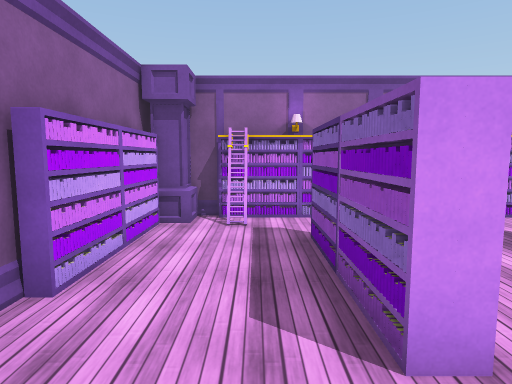
view 1 (above)

17 first-person views from a walk through a Unity game level. The camera is 1.5 m above the floor, tilts 6° down and sees 75° across. The floor is counted in squares, 1 m on a side. Each view is taken from the middle of a square. On the plan, view 1 faces up. The plan holds only what a view shows up to about 15 squares ahead; the rest is blank. The player is left out. Door leaves are left out, so doorways stand open. Surface patterns are stand-ins for the level's own textures.

view 2
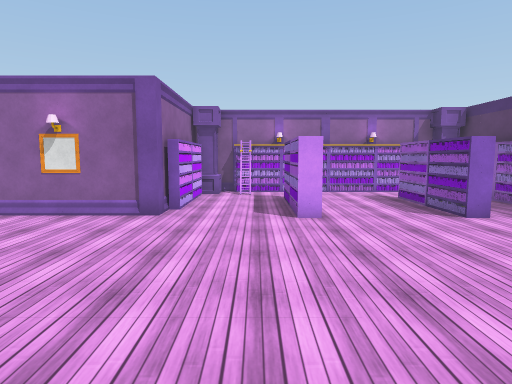

view 3
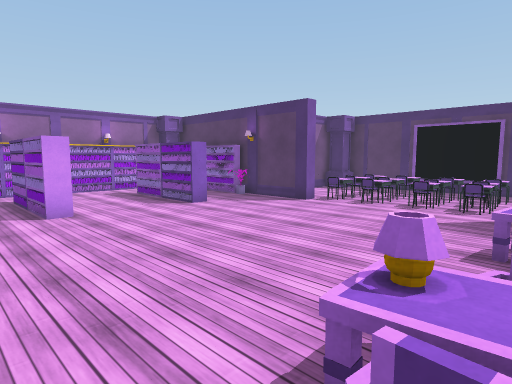

view 4
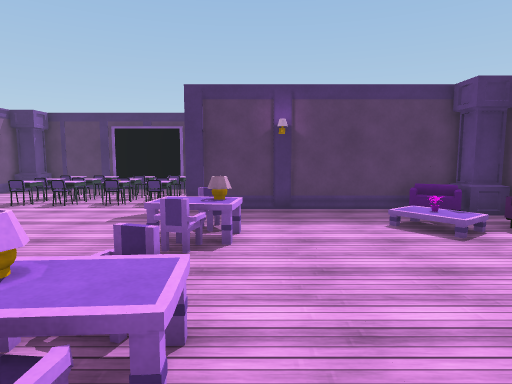

view 5
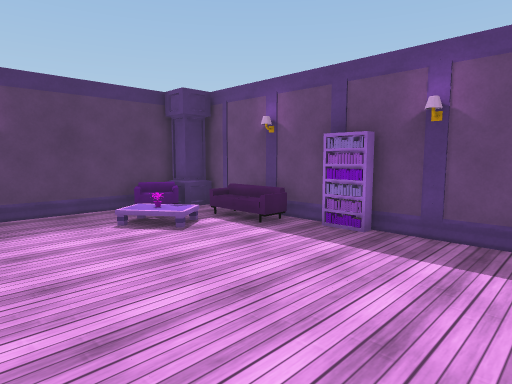

view 6
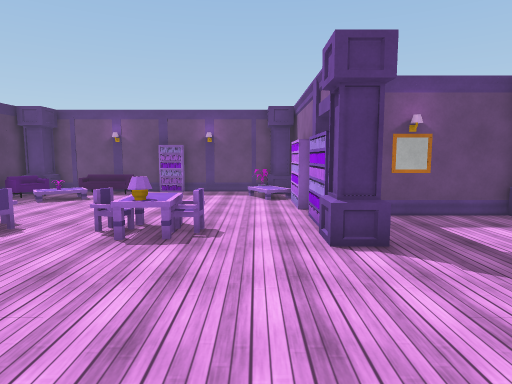

view 7
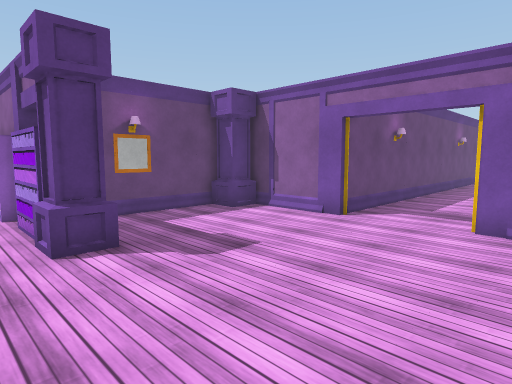

view 8
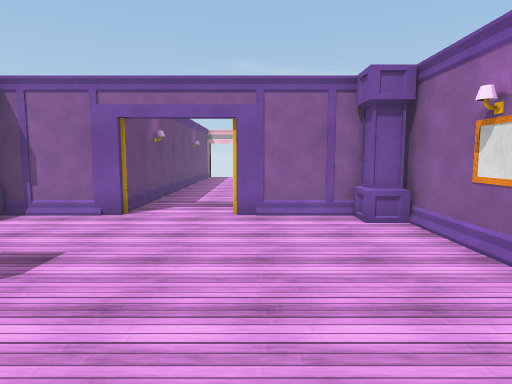

view 9
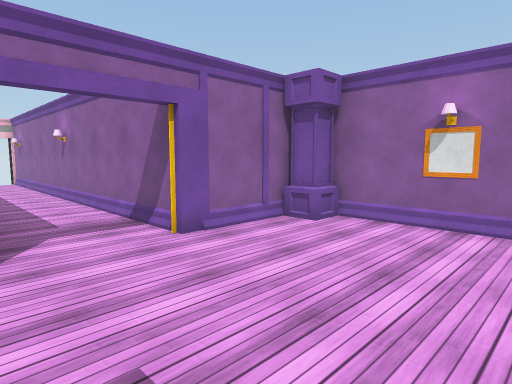

view 10
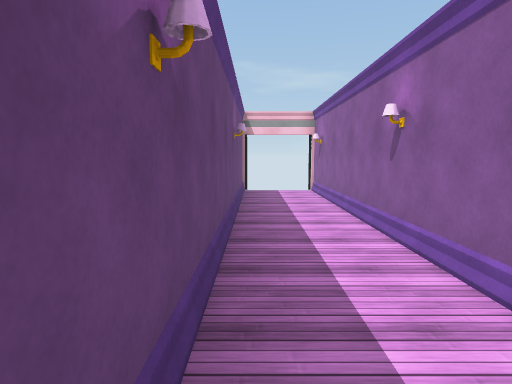

view 11
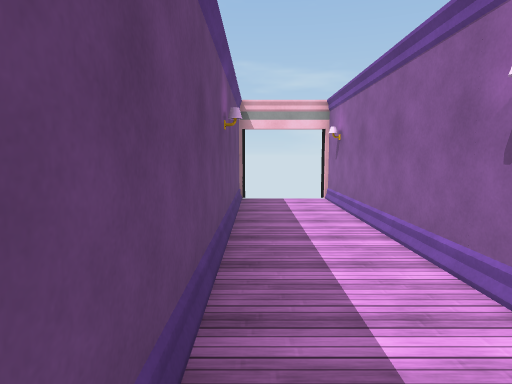

view 12
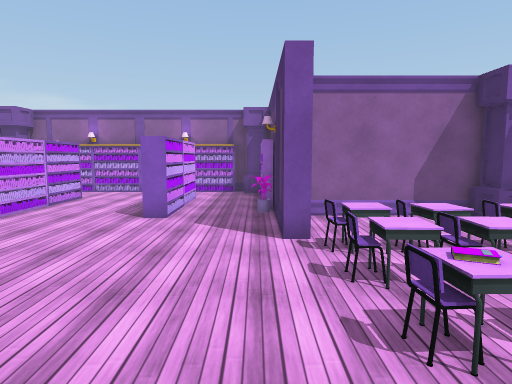

view 13
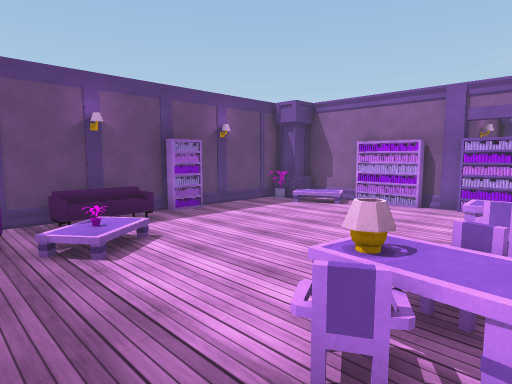

view 14
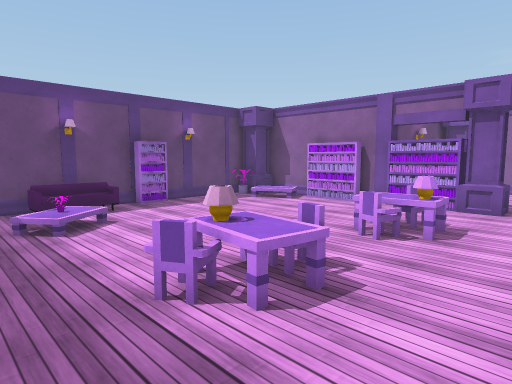

view 15
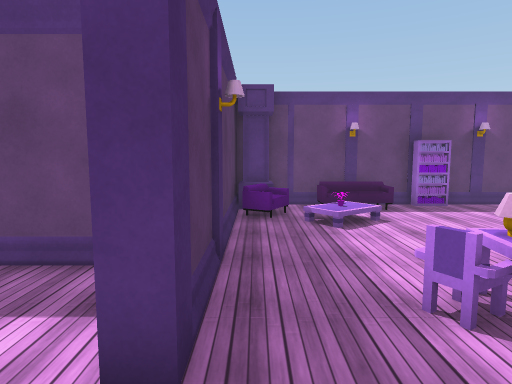

view 16
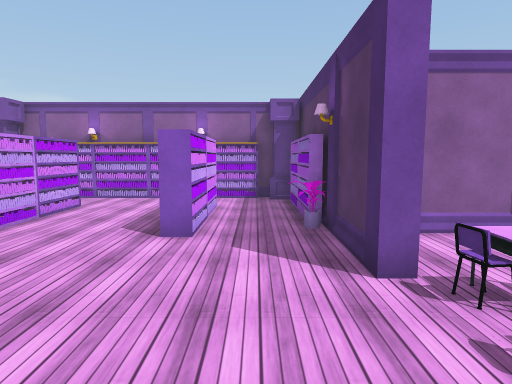

view 17
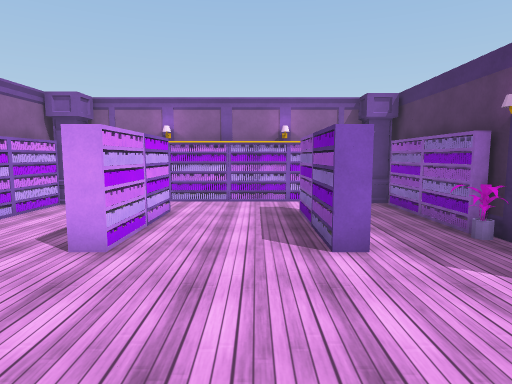

### Floor plan
Points are (right, up) in squares from view 1. A wall is a line through its corners. A room is listed if a view was taken in it or the views show most of it. See-through windows are left out.
Room 1 (views 1, 2, 3, 4, 5, 6, 7, 8, 9, 12, 13, 14, 15, 16, 17)
walls: (-2.6, -8.5) (-2.6, -9.6); (9.1, 0) (8.6, 0) (8.6, 5.8); (-2.6, 4) (-2.6, 2.6) (-8.2, 2.6); (-2.6, -11.6) (-2.6, -13.9); (10.3, -8.6) (11.6, -8.6); (-8.6, -4.6) (-8.6, -7.9); (3.7, 8.2) (3.1, 8.4) (2.3, 8.1) (1.7, 8.4) (1.2, 8.2); (-7.9, -8.6) (-4.1, -8.6); (4.5, 8.1) (3.7, 8.4); (2.5, 8.4) (1.8, 8) (1.1, 8.3); (4.2, 8.4) (3.3, 8.1) (2.3, 8.4) (1.8, 8); (3, 8.6) (1.1, 8.6); (-8.6, 2) (-8.6, -1.6); (6.4, 8) (5.4, 8.4); (12.5, 2.6) (9.4, 2.6); (-0.9, 8.6) (-1.7, 8.6); (6.6, 8.1) (5.9, 8.4); (7.1, 8.1) (6.4, 8.4) (6.1, 8.2); (6.4, 8.4) (5.6, 8); (7.1, 8.2) (1, 8.2); (7, 8.4) (6.4, 7.9) (5.9, 8.3) (5.5, 8.1); (-2.6, -14.6) (8.6, -14.6); (7.1, 8.4) (6.2, 8.1); (7.6, 8.6) (3.1, 8.6); (8.6, -14.2) (8.6, -6) (9, -6)
ways out: open door at (-9, -3) to room 2; gap at (9, -6)
objects: column (-8, -8); column (-8, 2); other object (-3, -8) to (-3, -7); column (-3, -6) to (-2, -6); column (-2, -14); bookshelf (-2, -11) to (-2, -10); bookshelf (-2, -8) to (-2, -7); bookshelf (-2, 4) to (-2, 5); bookshelf (-2, 6) to (-2, 7); column (-2, 8); other object (-1, -14); other object (-1, 8) to (0, 8); chair (0, -7); table (1, -7); lamp (1, -6); bookshelf (1, 2) to (1, 4); bookshelf (1, 5) to (1, 6); bookshelf (2, -14) to (3, -14); chair (2, -7); bookshelf (2, 3) to (2, 4); bookshelf (2, 5) to (2, 6); other object (4, -14); chair (4, -7); table (5, -8); lamp (5, -7); table (5, -6); bookshelf (5, 2); bookshelf (5, 3) to (6, 4); bookshelf (5, 4); bookshelf (5, 5) to (6, 6); chair (6, -7); bookshelf (6, 6); column (7, -14) to (8, -14); other object (7, -13); other object (8, 3); bookshelf (8, 4) to (8, 5); bookshelf (8, 6) to (8, 7); column (8, 8); desk (9, -5) to (10, -5); other object (9, -4); desk (9, -3); other object (9, -2); other object (9, -1); books (10, -4) to (10, -3); desk (10, -2); desk (10, -1) to (10, 0); other object (11, -5) to (11, -4); other object (11, -3); desk (11, -2); desk (11, -1) to (11, 0); other object (12, -5); other object (12, -4) to (12, -3); other object (12, -2); other object (12, -1) to (12, 0)
Room 2 (views 10, 11)
walls: (-8.9, -1.4) (-25.2, -1.4); (-25.2, -4.6) (-8.6, -4.6)
ways out: open door at (-9, -3) to room 1; open door at (-25, -3)

Positions as (right, up) in squares from view 1, and headings:
1: (0, 0), facing up
2: (0, -6), facing up
3: (-1, -7), facing up-right
4: (-1, -8), facing right
5: (-1, -8), facing down-right
6: (-1, 0), facing down
7: (-1, 0), facing down-left
8: (0, -1), facing left
9: (-3, -5), facing up-left
10: (-10, -4), facing left
11: (-13, -4), facing left
12: (8, -6), facing up
13: (8, -6), facing down-left
14: (8, -4), facing down-left
15: (8, -4), facing down
16: (7, -4), facing up
17: (4, -3), facing up
